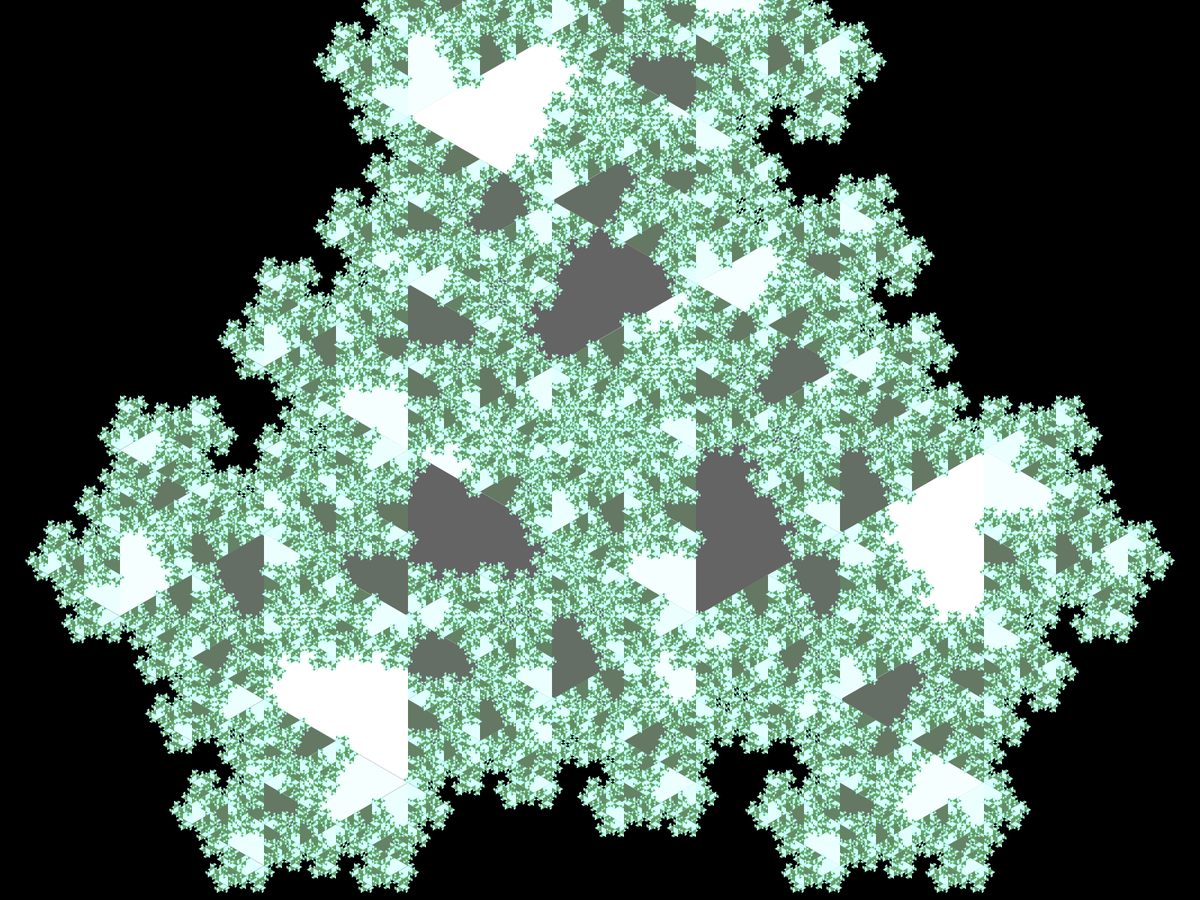
Frame 1 (no input)
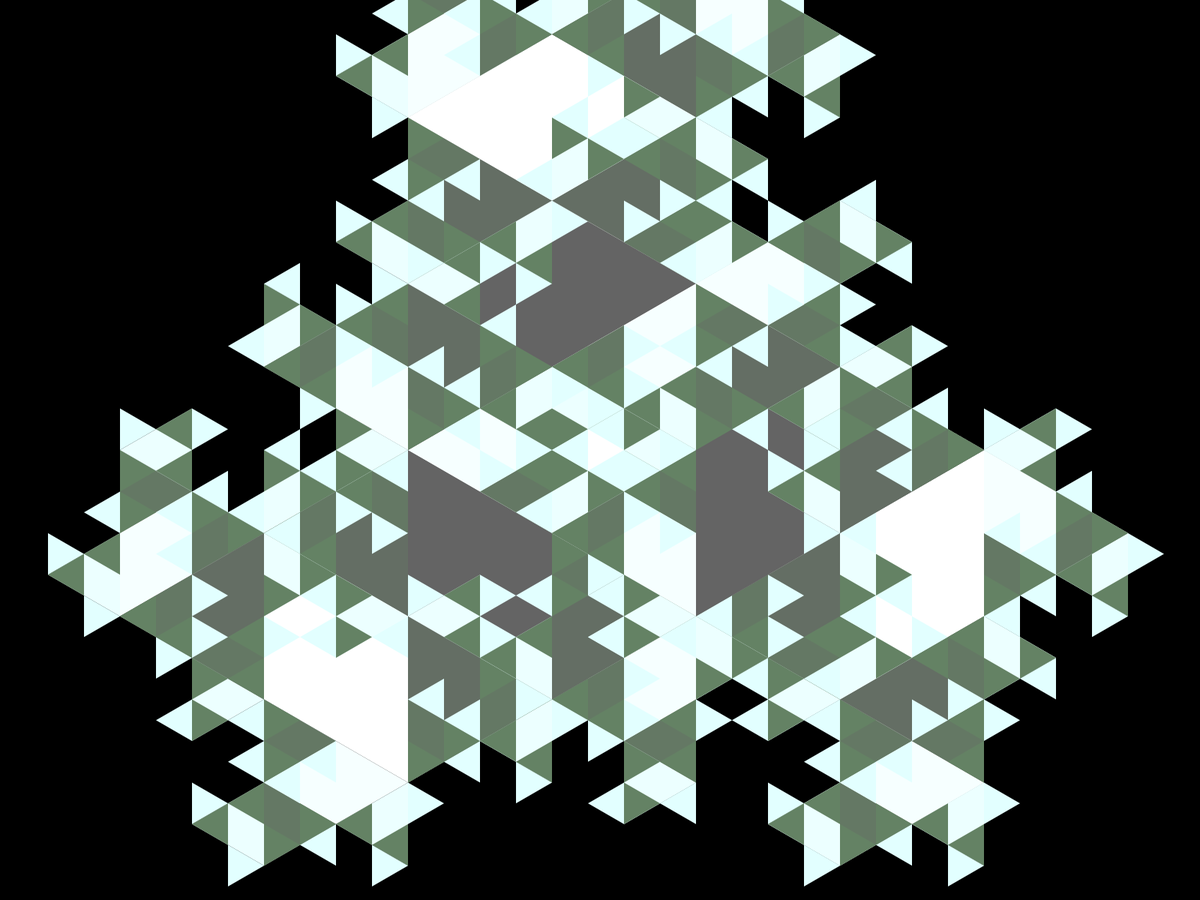
Frame 60 (the mouse pressed at the canvas centre just before this capture)
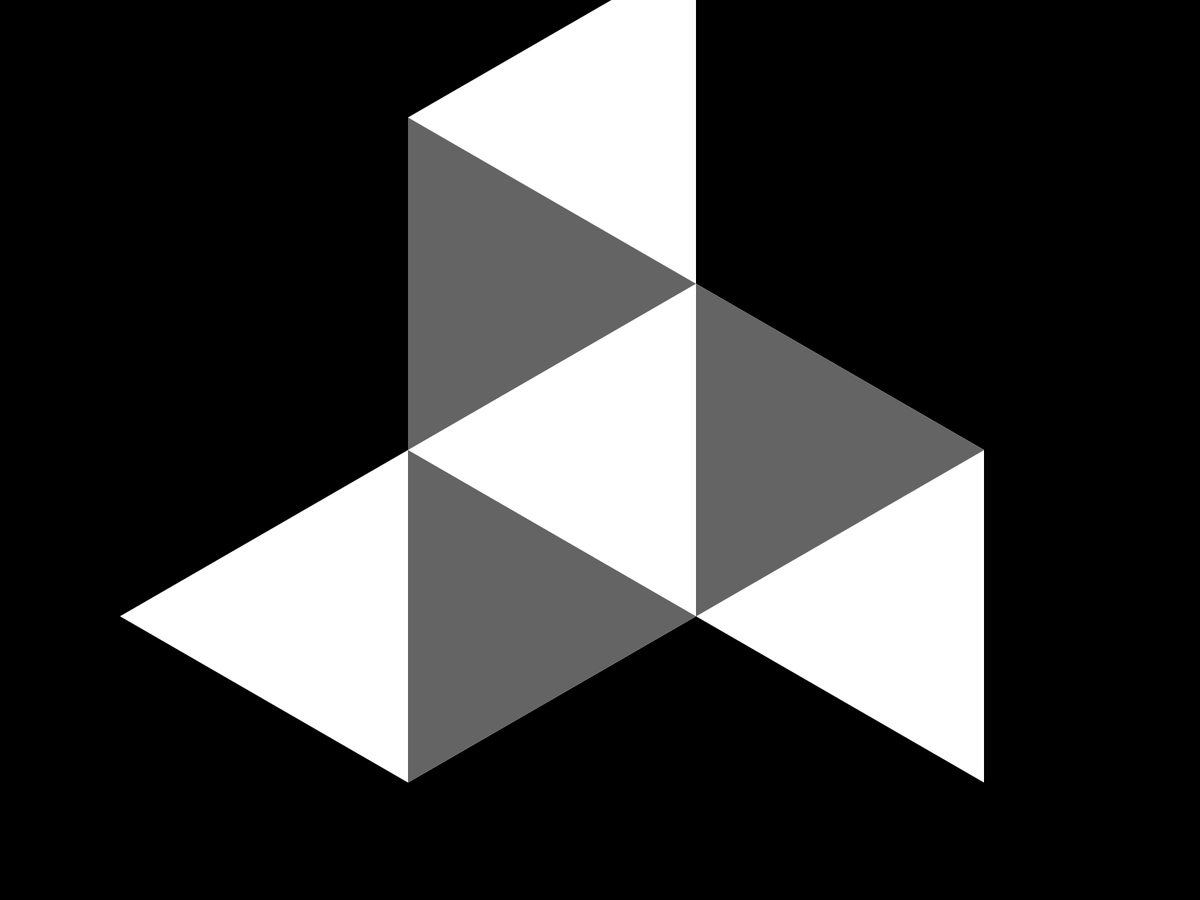
Frame 120 (the mouse held since frame 60 and released just before this capture)

The Processing sketch that drew these frames (run headless with seeded random() and noise(); from frame 60 on, the mouse is pressed at the canvas centre):

// Processing sketch: TriangleFractal
// ── TriangleFractal.pde
int maxgeneration = 8;
int maxgenerationLimit = 8;
boolean generationadd;

void setup(){
  fullScreen();
}

void draw(){
  background(0);
  triangleLink(width / 2, height / 2, 0, 512);
  if(maxgeneration > maxgenerationLimit){
    maxgeneration = 0;
  }
  maxgeneration++;
}

void triangleLink(float x, float y, float angle, float range){
  drawtriangle(x, y, angle, range, color(255), 0, 0); 
  clone(x, y, angle, angle, range, range,0, 0);
  clone(x, y, angle + 120, angle + 120, range, range,0, 1);
  clone(x, y, angle + 240, angle + 240, range, range,0 , 2);
}

void clone(float x, float y, float angle, float triaangle, float range, float ofsetrange, int generation, int exdirec){
  if(generation < maxgeneration){
    float sposx = excos(x, angle+60, ofsetrange/2);
    float sposy = exsin(y, angle+60, ofsetrange/2);
    float ofset = 0;
    drawtriangle(excos(sposx, 0 + angle, range/2) , exsin(sposy, 0 + angle, range/2), triaangle+60, range/2, color(256 - generation * 10, 256, 256), generation, exdirec); 
    drawtriangle(excos(sposx, 180 + angle, range/2) , exsin(sposy, 180 + angle, range/2), triaangle, range/2, color(100, 100 + generation * 10, 100), generation, exdirec); 
  }
}

void drawtriangle(float x, float y, float angle, float range, color col, int generation, int exdirec){
  fill(col);
  if(angle >= 360){
    angle -= 360;
  }
  noStroke();
  triangle(excos(x, angle, range) , exsin(y, angle, range), excos(x, angle+120, range), exsin(y, angle+120, range), excos(x, angle+240, range), exsin(y, angle+240, range));
  int ex0 = exdirec;
  int ex1 = exdirec + 1;
  int ex2 = exdirec + 2;
  if(ex1 >= 3){
    ex1 -= 3;
  }
  if(ex2 >= 3){
    ex2 -= 3;
  }
  if(ex2 >= 3){
    ex2 -= 3;
  }
  if(exdirec + 1 >= 0)
  if(angle >= 0 && angle < 120){
    clone(x, y, angle, angle, range, range, generation + 1, ex0);
    clone(x, y, angle + 240, angle + 240, range, range, generation + 1, ex2);
    print(ex1);
  }
  else if(angle >= 120 && angle < 240){
    clone(x, y, angle, angle, range, range, generation + 1, ex0);
    clone(x, y, angle + 240, angle + 240, range, range, generation + 1, ex2);
  }
  else if(angle >= 240 && angle < 360){
    clone(x, y, angle + 240, angle + 240, range, range, generation + 1, ex2);
    clone(x, y, angle, angle, range, range, generation + 1, ex0);
  }
  //ellipse(excos(x, angle, range) , exsin(y, angle, range), 100, 100);
}

float excos(float bias, float angle, float range){
   return bias + cos(radians(angle)) * range;
}

float exsin(float bias, float angle, float range){
   return bias + sin(radians(angle)) * range;
}

float grantonran(float gran){
  return sqrt(3) * gran / 6;
}
